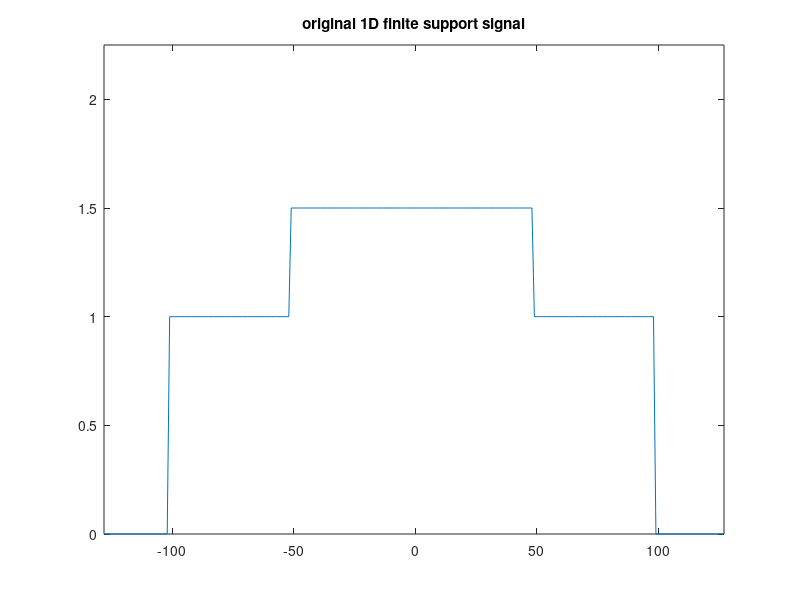
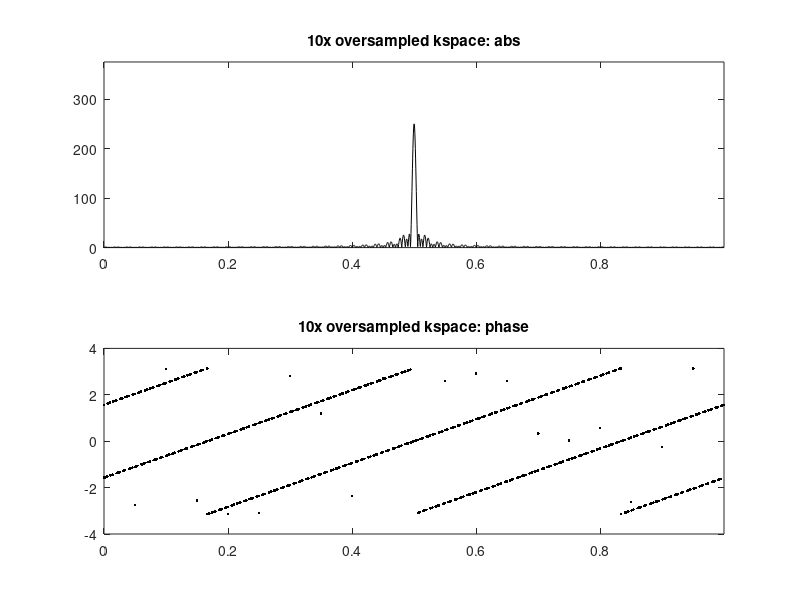
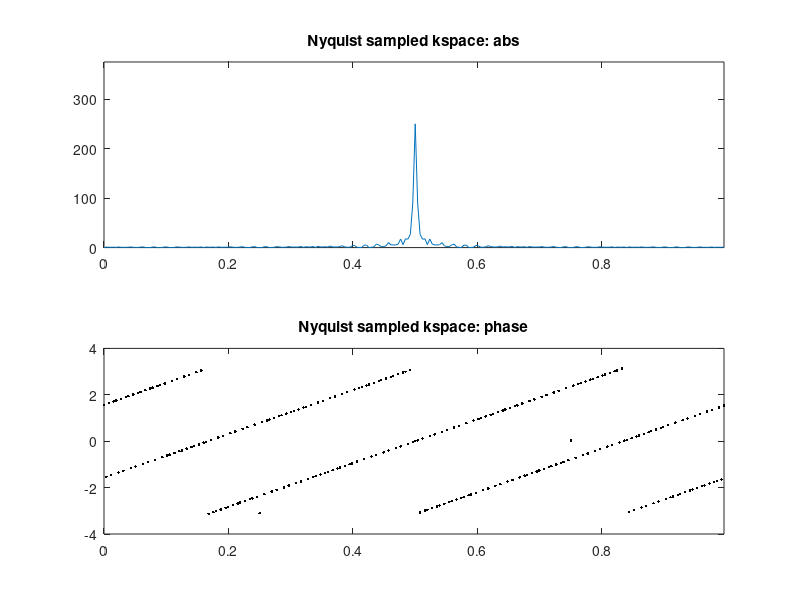
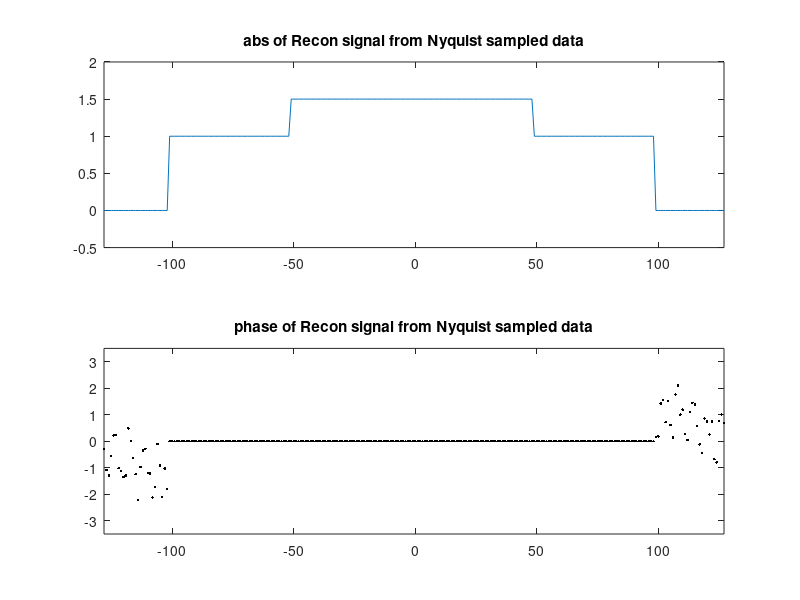

Write the MATLAB code that produced these figures, in order.
%---------------------------------------------------
% This script simulates the Bunched Phase Encoding
% which based on Fourier shift theorem
% Reference: MRM, 2006, 55:633-648
% Created by Jia Sen on 2017/04/06
%---------------------------------------------------
clc;clear;close all;

%% Simulate a finite-support 1D image
N = 256;                      % image matrix size
delta_x = 1;                  % image resolution
x = -N/2:delta_x:N/2-1;       % image pixel positions
im = zeros(N,1);
im(N/2-100:1:N/2+100-1) = 1;  
im(N/2-50:1:N/2+50-1) = 1.5;  % simulate a 1D finite-support imaged object
figure;plot(x,im);axis([min(x),max(x),1.5*min(im),1.5*max(im)]);title('original 1D finite support signal')


%% Simulate a 10x oversampled kspace
delta_k = delta_x/N;                % Nyquist sampling interveal
delta_k_os = delta_k/10;            % oversampling
k_os = 0:delta_k_os:1-delta_k_os;   % oversampled k-space grid
kspace_os = zeros(size(k_os));      % oversampled k-space

for iter_k_os = 1:1:length(k_os)    % simulate k-space sampling
    kspace_os(iter_k_os) = sum(im'.*exp(-1i*2*pi*x*k_os(iter_k_os)));
end
figure;
subplot(2,1,1);plot(k_os,abs(fftshift(kspace_os)),'k-');axis([min(k_os),max(k_os),0,1.5*max(abs(kspace_os))]);title('10x oversampled kspace: abs');
subplot(2,1,2);plot(k_os,angle(fftshift(kspace_os)),'k.');axis([min(k_os),max(k_os),-4,4]);title('10x oversampled kspace: phase');


%% Simulate Nyquist sampled kspace
delta_k = delta_x/N;                % Nyquist sampling interveal
k_nyquist = 0:delta_k:1-delta_k;    % Note, kspace range from [0,1], not centered [-0.5,0.5]
kspace_nyquist = zeros(size(k_nyquist));  % Nyquist sampled k-space
for iter_k = 1:1:length(k_nyquist)  % simulate k-space sampling via DFT of image
    kspace_nyquist(iter_k) = sum(im'.*exp(-1i*2*pi*x*k_nyquist(iter_k)));
end
figure;
subplot(2,1,1);plot(k_nyquist,abs(fftshift(kspace_nyquist)));axis([min(k_nyquist),max(k_nyquist),0,1.5*max(abs(kspace_nyquist))]);title('Nyquist sampled kspace: abs');
subplot(2,1,2);plot(k_nyquist,angle(fftshift(kspace_nyquist)),'k.');axis([min(k_nyquist),max(k_nyquist),-4,4]);title('Nyquist sampled kspace: phase');

im_recon_nyquist = zeros(size(im));
for iter_im = 1:1:length(im);       % inverse Fourier transform of kspace gives the image
    im_recon_nyquist(iter_im) = (1/length(kspace_nyquist))*sum(kspace_nyquist.*exp(1i*2*pi*k_nyquist*x(iter_im)));
end
figure;
subplot(2,1,1);plot(x,abs(im_recon_nyquist));axis([min(x),max(x),-0.5,2]);title('abs of Recon signal from Nyquist sampled data')
subplot(2,1,2);plot(x,angle(im_recon_nyquist),'k.');axis([min(x),max(x),-3.5,3.5]);title('phase of Recon signal from Nyquist sampled data')
knum_plot = 25;
figure;plot(k_nyquist(1:1:2*knum_plot),abs(kspace_nyquist(1:1:2*knum_plot)),'k*');
hold on;plot(k_os(1:1:10*knum_plot),abs(kspace_os(1:1:10*knum_plot)),'k-','linewidth',1);
legend('nyquist sampled kspace','10x oversampled kspace');
axis([k_os(1),k_os(10*knum_plot),0,1.2*max(abs(kspace_os(1:1:10*knum_plot)))]);
title('Nyquist sampled kspace')

%% simulate 2x downsampling
ds_factor = 2;
k_ds = 0:ds_factor*delta_k:1-ds_factor*delta_k;
kspace_ds = zeros(size(k_ds));
for iter_k = 1:1:length(k_ds)      % simulate k-space sampling
    kspace_ds(iter_k) = sum(im'.*exp(-1i*2*pi*x*k_ds(iter_k)));
end
figure;
subplot(2,1,1);plot(k_ds,abs(fftshift(kspace_ds)),'-k.');axis([min(k_ds),max(k_ds),0,1.5*max(abs(kspace_ds))]);title('2x downsampled kspace: abs');
subplot(2,1,2);plot(k_ds,angle(fftshift(kspace_ds)),'k.');axis([min(k_ds),max(k_ds),-3.5,3.5]);title('2x downsampled kspace: phase');

knum_plot = 25;
figure;plot(k_ds(1:1:knum_plot),abs(kspace_ds(1:1:knum_plot)),'ko');
hold on;plot(k_nyquist(1:1:2*knum_plot),abs(kspace_nyquist(1:1:2*knum_plot)),'k*');
hold on;plot(k_os(1:1:10*knum_plot),abs(kspace_os(1:1:10*knum_plot)),'k-','linewidth',1);
legend('2x downsampled kspace','nyquist sampled kspace','10x oversampled kspace');
axis([k_os(1),k_os(10*knum_plot),0,1.2*max(abs(kspace_os(1:1:10*knum_plot)))]);
title('2x downsampled kspace')

im_recon_aliase = zeros(size(im));
for iter_im = 1:1:length(im);      % inverse Fourier transform of kspace gives the aliased image
    im_recon_aliase(iter_im) = (0.5/length(kspace_ds))*sum(kspace_ds.*exp(1i*2*pi*k_ds*x(iter_im)));
end
figure;
subplot(2,1,1);plot(x,abs(im_recon_aliase));axis([min(x),max(x),-0.5,2]);title('abs of Recon signal from downsampled data')
subplot(2,1,2);plot(x,angle(im_recon_aliase),'k.');axis([min(x),max(x),-3.5,3.5]);title('phase of Recon signal from downsampled data')



%% simulate bunched 2x downsampling
alpha = 0.2;                        % distance between bunched samples is alpha*delta_k
k_shift = alpha*delta_k;            % the k-space shift should be smaller than Nyquist sampling interveral        
k_ds_shift = 0+k_shift:2*delta_k:1; % k-space sample positions
kspace_ds_shift = zeros(size(k_ds_shift));
for iter_k = 1:1:length(k_ds_shift)     % simulate k-space sampling
    kspace_ds_shift(iter_k) = sum(im'.*exp(-1i*2*pi*x*k_ds_shift(iter_k)));
end
figure;
subplot(2,1,1);plot(k_ds_shift,abs(fftshift(kspace_ds_shift)),'-k.');axis([min(k_ds_shift),max(k_ds_shift),0,1.5*max(abs(kspace_ds_shift))]);title('2x downsampled&shifted kspace: abs');
subplot(2,1,2);plot(k_ds_shift,angle(fftshift(kspace_ds_shift)),'k.');axis([min(k_ds_shift),max(k_ds_shift),-4,4]);title('2x downsampled&shifted kspace: phase');

knum_plot = 25;
figure;plot(k_ds_shift(1:1:knum_plot),abs(kspace_ds_shift(1:1:knum_plot)),'ks');
hold on;plot(k_ds(1:1:knum_plot),abs(kspace_ds(1:1:knum_plot)),'ko');
hold on;plot(k_nyquist(1:1:2*knum_plot),abs(kspace_nyquist(1:1:2*knum_plot)),'k*');
hold on;plot(k_os(1:1:10*knum_plot),abs(kspace_os(1:1:10*knum_plot)),'k-','linewidth',1);
legend('2x downsampled and shift kspace','2x downsampled kspace','nyquist sampled kspace','10x oversampled kspace');
axis([k_os(1),k_os(10*knum_plot),0,1.2*max(abs(kspace_os(1:1:10*knum_plot)))]);
title('2x bunched downsampled kspace')


im_recon_aliase_phasemod = zeros(size(im));
for iter_im = 1:1:length(im);          % inverse Fourier transform gives the aliased image with phase modulation
    im_recon_aliase_phasemod(iter_im) = (0.5/length(kspace_ds_shift))*sum(kspace_ds_shift.*exp(1i*2*pi*k_ds_shift*x(iter_im)));
end
figure;
subplot(2,1,1);plot(x,abs(im_recon_aliase_phasemod));axis([min(x),max(x),-0.5,2]);title('abs of Recon signal from downsampled ans shifted data')
subplot(2,1,2);plot(x,angle(im_recon_aliase_phasemod),'k.');axis([min(x),max(x),-3.5,3.5]);title('phase of Recon signal from downsampled and shifted data')

%% image reconstruction via BPE matrix inversion
% given im_recon_aliase and im_recon_aliase_phasemod and alpha, recon a
% im_recon_inv without aliasing artifacts via matrix inversion
im_recon_inv = zeros(size(im));
for iter_im = 1:1:N/2
    A = 0.5*[1,1;1,exp(-1i*alpha*pi)];
    b = [im_recon_aliase(iter_im);im_recon_aliase_phasemod(iter_im)];
    x_temp = A\b;
    im_recon_inv(iter_im) = x_temp(1);
end
for iter_im = N/2+1:1:N
    A = 0.5*[1,1;1,exp(1i*alpha*pi)];
    b = [im_recon_aliase(iter_im);im_recon_aliase_phasemod(iter_im)];
    x_temp = A\b;
    im_recon_inv(iter_im) = x_temp(1);
end
figure;
subplot(2,1,1);plot(x,abs(im_recon_inv));axis([min(x),max(x),-0.5,2]);title('abs of BPE Recon signal')
subplot(2,1,2);plot(x,angle(im_recon_inv),'k.');axis([min(x),max(x),-3.5,3.5]);title('phase of BPE Recon signal');

recon_error = im - abs(im_recon_inv); figure;plot(x,recon_error);title('BPE recon error')
